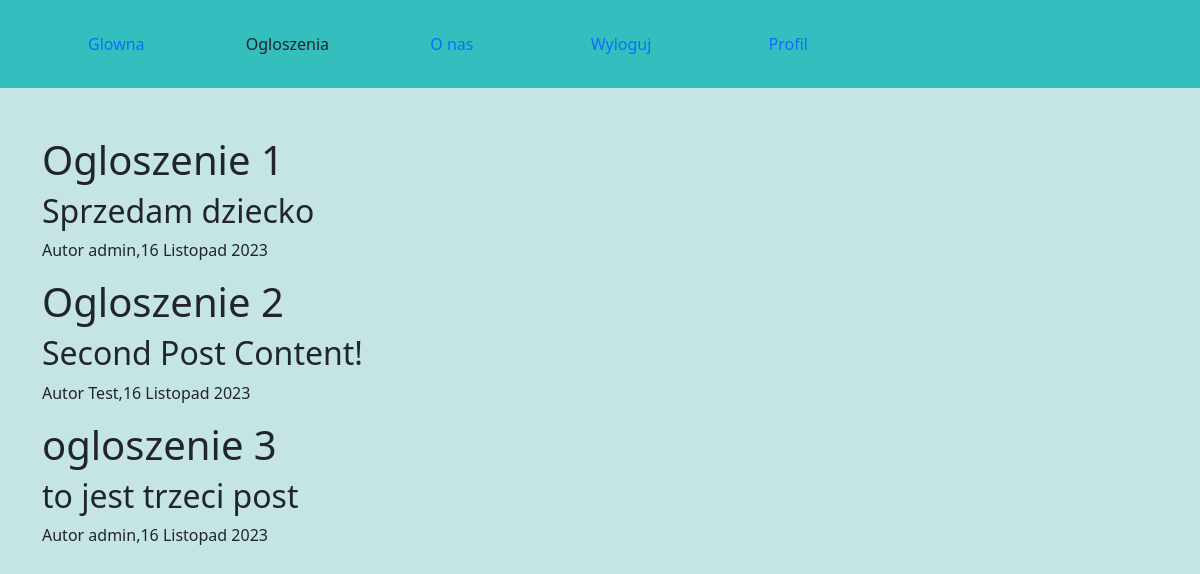
Page / (signed in) on the earlier database version.
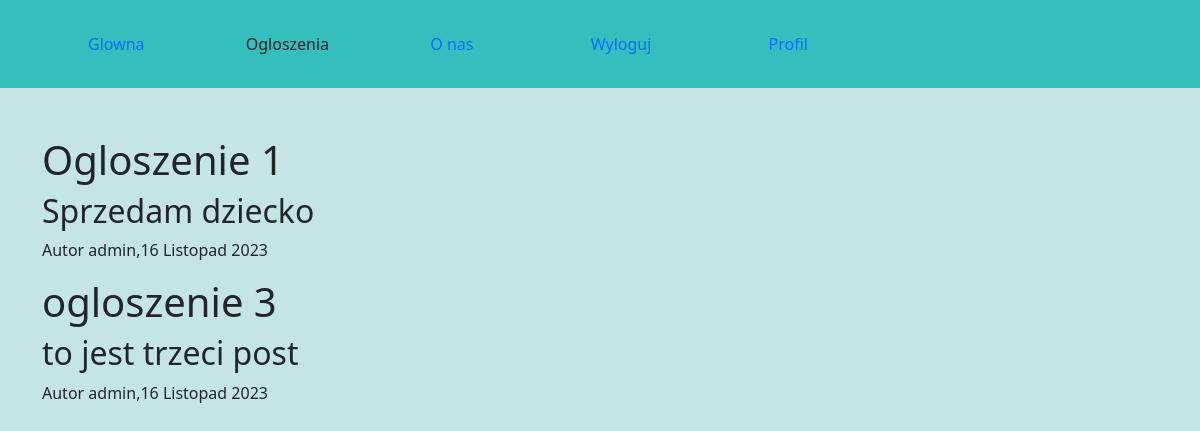
Same page on the later database version.
### announcements/models.py (models this page shows, shortened)
class Post(models.Model):
    title = models.CharField(max_length=100)
    content = models.TextField()
    date_posted = models.DateTimeField(default = timezone.now)
    author = models.ForeignKey(User, on_delete=models.CASCADE)

### announcements/views.py (the view)
# urls.py: 2. Add a URL to urlpatterns:  path('', views.home, name='home')
@login_required
def home(request):
    context = {
        'posts': Post.objects.all()
    }
    return render(request, 'announcements/home.html',context)

### announcements/templates/announcements/home.html
{% extends "base.html"%}
{% block content %}
{% for post in posts %}
    <h1>{{post.title}}</h1>
    <h2>{{post.content}}</h2>
    <p>Autor {{ post.author}},{{ post.date_posted|date:"d F Y"}}</p>
{% endfor%}
{% endblock content%}

### templates/base.html (shortened to what this page needs)
<!DOCTYPE html>
<html lang="pl">
<head>
    <link href="https://cdn.jsdelivr.net/npm/bootstrap@5.1.3/dist/css/bootstrap.min.css" rel="stylesheet">
    {% load static %} <link href ="{%static "css/base.css" %}" rel =
    "stylesheet" />
</head>
<body>
    {% block navbar %}
    <nav>
        <div class='navbar col-8 p-4 ms-5 '>
            <a class='nav-item nav-link' href={% url 'announcements-home' %}>Glowna</a>
            <div>Ogloszenia</div>
            <a class='nav-item nav-link' href={% url 'announcements-about' %}>O nas</a>
            {% if user.is_authenticated %}
            <a class='nav-item nav-link' href={% url 'logout' %}>Wyloguj</a>
            <a class='nav-item nav-link' href={% url 'profile' %}>Profil</a>
            {% else %}
            <a class='nav-item nav-link' href={% url 'login' %}>Logowanie</a>
            <a class='nav-item nav-link' href={% url 'register' %}>Rejestracja</a>
            {% endif %}
        </div>
    </nav>
    {% endblock navbar %}
    <div class='container pt-5'>
    {% block content %}{%endblock%}
    </div>
</body>
</html>

### static/css/base.css (style rules this page uses)
nav { background-color:rgb(52, 190, 190); }
body { background-color: rgb(197, 228, 228); }

Differences in the rows shown:
removed Post: title "Ogloszenie 2", content "Second Post Content!", author "Test", date_posted "16 Listopad 2023"
